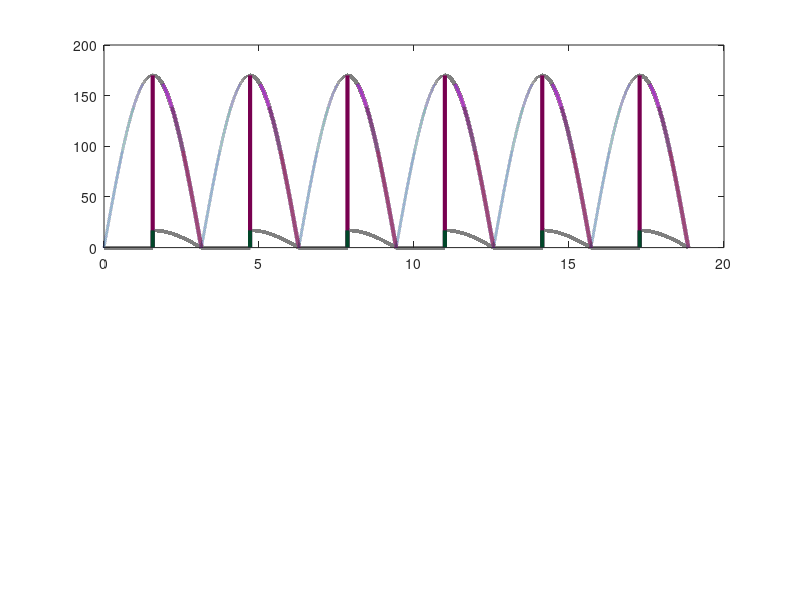

Source code (MATLAB): (Note: this script raises an error after producing the figure.)
%% Retificador monofásico ONDA COMPLETA (ponte CONTROLADA) + carga R
% Subplot (2,1):
%  (1) v0(t), i0(t) e Vmed (linha) com equação Vm*cos(alpha)/pi
%  (2) pulsos de disparo com largura finita em alpha (a cada semi-ciclo)
% Linhas verticais pretas pontilhadas (xline) nos instantes alpha (sincronia)

clear; clc; close all;

% ---- Parâmetros ----
Vm      = 170;         % Vp
R       = 10;          % ohms
alpha_d = 90;          % graus
ncy     = 3;           % ciclos (2*pi por ciclo)
Ns      = 200000;      % pontos
pw_d    = 8;           % largura do pulso em graus (no eixo theta)  <-- ajuste aqui
A_gate  = 1;           % amplitude do pulso

alpha = deg2rad(alpha_d);
pw    = deg2rad(pw_d);

% ---- Eixo theta ----
theta = linspace(0, 2*pi*ncy, Ns);

% ---- Fonte ----
v_s = Vm*sin(theta);

% ---- Ponte controlada com carga R (modelo didático) ----
phi  = mod(theta, pi);
cond = (phi >= alpha) & (phi <= pi);
v0   = abs(v_s) .* cond;
i0   = v0 / R;

% ---- Valor médio (equação pedida) ----
Vmed = 10;

% ---- Instantes de disparo ----
Np = 2*ncy;                           % pulsos por ciclo completo = 2
theta_fire = alpha + (0:(Np-1))*pi;   % alpha, pi+alpha, ...

% ---- Sinal de gate com largura finita ----
gate = zeros(size(theta));
for k = 1:numel(theta_fire)
    gate = gate + A_gate * (theta >= theta_fire(k) & theta <= (theta_fire(k) + pw));
end

% ---- Paleta ----
statale.maincolor = [0   51  102]/255;
statale.lilla     = [120 0   80 ]/255;
statale.darkgreen = [0   70  40 ]/255;
statale.red       = [190 60  55 ]/255;
statale.yellow    = [200 155 20 ]/255;

LW = 3.0;

% ---- Figura ----
figure('Color','w');
v_ret = abs(v_s);

ax1 = subplot(2,1,1);
plot(theta, v_ret, '--', 'LineWidth', 2, 'Color', statale.maincolor);hold on;
plot(theta, v0, 'LineWidth', LW, 'Color', statale.lilla); 
plot(theta, i0, 'LineWidth', LW, 'Color', statale.darkgreen);
hmed = yline(Vmed, '--', 'LineWidth', 2.5);
hmed.Color = statale.yellow;
grid on;

title('Ponte controlada monofásica com carga R');
ylabel('v_0 (V) / i_0 (A)');
xlabel('\theta (rad)');

txt = '$V_{0,\mathrm{med}}=\frac{V_m\cos(\alpha)}{\pi}$';
text(0.02*(theta(end)-theta(1)), 0.92*max(v0+eps), txt, ...
    'Interpreter','latex', 'FontWeight','bold', 'FontSize', 12, ...
    'VerticalAlignment','top');

for k = 1:numel(theta_fire)
    xline(theta_fire(k), ':k', 'LineWidth', 1.5);
end

lgd = legend('v_0(\theta)','i_0(\theta)','v_{ret}(\theta)','V_{0,med}','Location','best');
lgd.FontSize   = 12;
lgd.FontWeight = 'bold';
lgd.Color      = 'none';

ax1.XLabel.FontWeight = 'bold';
ax1.YLabel.FontWeight = 'bold';

% ---- Subplot 2: pulsos com largura finita ----
ax2 = subplot(2,1,2);
plot(theta, gate, 'LineWidth', 2.5, 'Color', statale.red); hold on;
grid on;

ylim([-0.05 1.2*A_gate]);
ylabel('Gate');
xlabel('\theta (rad)');
title('Pulsos de disparo em \alpha e \pi+\alpha');

for k = 1:numel(theta_fire)
    xline(theta_fire(k), ':k', 'LineWidth', 1.5);
end

ax2.XLabel.FontWeight = 'bold';
ax2.YLabel.FontWeight = 'bold';

% ---- Sincronia do eixo x ----
linkaxes([ax1 ax2],'x');

% ---- Ticks em múltiplos de pi ----
k2 = floor(theta(end)/pi);
xt = (0:k2)*pi;
set([ax1 ax2], 'XLim', [0 theta(end)], 'XTick', xt);

labs = strings(size(xt));
for kk = 1:numel(xt)
    m = xt(kk)/pi;
    if m == 0
        labs(kk) = "0";
    elseif m == 1
        labs(kk) = "\pi";
    else
        labs(kk) = sprintf('%g\\pi', m);
    end
end
set([ax1 ax2], 'XTickLabel', labs);
xt = unique(sort([xt alpha]));   % adiciona alpha à lista de ticks
set([ax1 ax2], 'XTick', xt);

labs = strings(size(xt));
for kk = 1:numel(xt)
    if abs(xt(kk) - alpha) < 1e-12
        labs(kk) = "\alpha";
    else
        m = xt(kk)/pi;
        if abs(m - 0) < 1e-12
            labs(kk) = "0";
        elseif abs(m - 1) < 1e-12
            labs(kk) = "\pi";
        else
            labs(kk) = sprintf('%g\\pi', m);
        end
    end
end
set([ax1 ax2], 'XTickLabel', labs);

